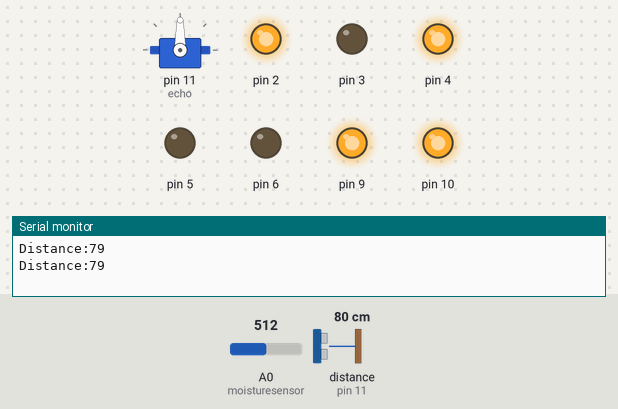
This sketch was run on a simulated Arduino Uno, built with avr-gcc and run on an emulated ATmega328P. Shown: servo, output pins drawn as LEDs (lit = HIGH), the last lines printed to the serial monitor. Wiring (inferred from the names in the program): ultrasonic range finder: trigger pin 12; echo pin 11. The inputs (shaded band) are chosen by the test bench; at power-on: distance to the obstacle (sensor on pin 11) 80 cm, A0 (moisturesensor) = 512. The echo pulse lasts 58.3 µs per cm; pins used as bus, display or sensor lines are not drawn.

Above: at 5.8 s.
5.9 s: distance to the obstacle (sensor on pin 11) set to 10 cm
11.9 s: distance to the obstacle (sensor on pin 11) set to 7 cm
At 15.5 s:
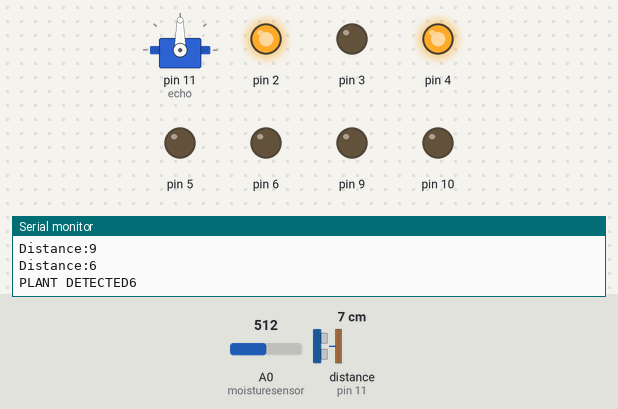
21.5 s: distance to the obstacle (sensor on pin 11) set to 9 cm
At 25.6 s:
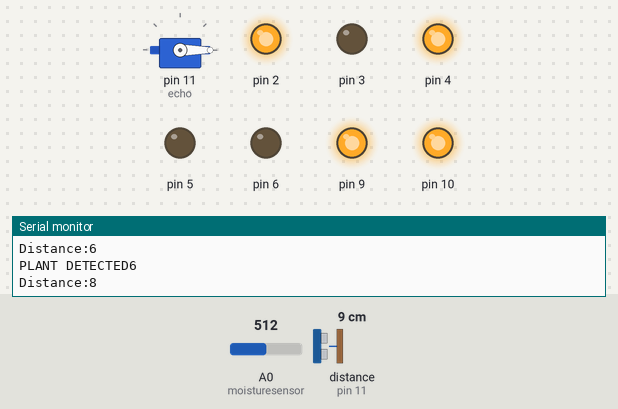
27.5 s: A0 (moisturesensor) set to 219
33.5 s: A0 (moisturesensor) set to 186
41.5 s: distance to the obstacle (sensor on pin 11) set to 2 cm
At 50.8 s:
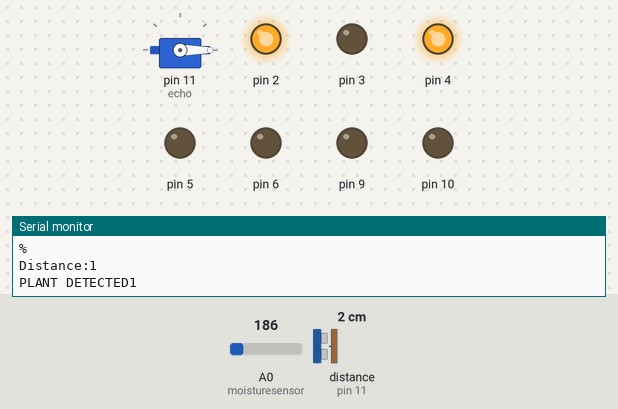
Timing chart, 0 to 52.3 s (numbered marks = the images above; inputs shaded):
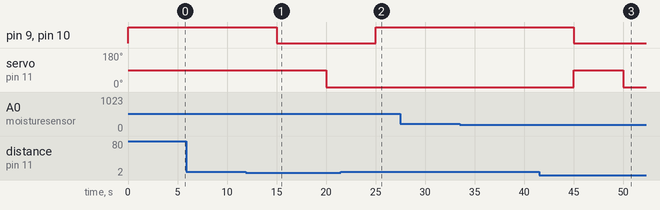

Measured:
- the behaviour switches between 9 and 8 cm on distance to the obstacle (sensor on pin 11) (found by bisection; images 0 and 1)
- after the input at 11.9 s, pin 9, pin 10: HIGH → LOW after 3.1 s; servo on pin 11 (echo): 90° → 0° after 8.1 s
- after the input at 21.5 s, pin 9, pin 10: LOW → HIGH after 3.5 s; servo on pin 11 (echo): stays 0° (without the input it goes to 90° after 3.5 s)
- after the input at 41.5 s, pin 9, pin 10: HIGH → LOW after 3.5 s; servo on pin 11 (echo): 0° → 90° after 3.5 s, → 0° 5.0 s later

The sketch:

4led_blink_potentio.ino
```cpp
#include<Servo.h>
int motor_input_1=2;
int motor_input_2=3;
int motor_input_3=4;
int motor_input_4=5;
int pwm_motor_1 = 9;
int pwm_motor_2 =10;

int trig = 12;
int echo = 11;

Servo servo_1;
int servopin=11;
int moisturesensor=A0;

long distance_threshold = 8;
int moisture_threshold_value = 20;

int moisturevalue;

int relaypin=12;


void setup() {
Serial.begin(9600);
pinMode(2,OUTPUT);
pinMode(3,OUTPUT);
pinMode(4,OUTPUT);
pinMode(5,OUTPUT);
pinMode(6,OUTPUT);
pinMode(9,OUTPUT);
pinMode(10,OUTPUT);
pinMode(6,OUTPUT);
pinMode(7,INPUT);
pinMode(12,OUTPUT);

servo_1.attach(11);

digitalWrite(2,HIGH);
digitalWrite(3,LOW);
digitalWrite(4,HIGH);
digitalWrite(5,LOW);
digitalWrite(9,HIGH);
digitalWrite(10,HIGH);


}

void loop() {

moisturevalue = analogRead(moisturesensor);

long duration;
long distance;

digitalWrite(trig,LOW);
delayMicroseconds(2);
digitalWrite(trig,HIGH);
delayMicroseconds(10);
digitalWrite(trig,LOW);

duration=pulseIn(echo,HIGH);

distance = (duration*0.0343)/2;

Serial.print("Distance:");
Serial.println(distance);

if ( distance<distance_threshold){
  digitalWrite(9,0);
  digitalWrite(10,0);
  Serial.print("PLANT DETECTED");
  Serial.println(distance);
  servo_1.write(90);
  delay(5000);
  servo_1.write(0);
}

else{
 digitalWrite(9,200);
  digitalWrite(10,200);
}

int moisture_percentage;

moisture_percentage = map(moisturevalue,0,1023,0,100);

if (moisture_percentage<moisture_threshold_value){
  digitalWrite(relaypin,HIGH);
  delay(5000);
  Serial.print("Moisture Percentage");
  Serial.println(moisture_percentage);
  Serial.println("%");
}

else{
  digitalWrite(relaypin,LOW);
}

delay(5000);


}
```
